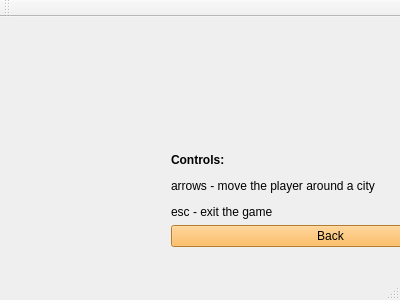
<?xml version="1.0" encoding="UTF-8"?>
<ui version="4.0">
 <class>MainMenuWindow</class>
 <widget class="QMainWindow" name="MainMenuWindow">
  <property name="geometry">
   <rect>
    <x>0</x>
    <y>0</y>
    <width>400</width>
    <height>300</height>
   </rect>
  </property>
  <property name="windowTitle">
   <string>MainMenuWindow</string>
  </property>
  <widget class="QWidget" name="centralWidget">
   <widget class="QStackedWidget" name="stackedWidget">
    <property name="geometry">
     <rect>
      <x>0</x>
      <y>0</y>
      <width>401</width>
      <height>261</height>
     </rect>
    </property>
    <property name="currentIndex">
     <number>1</number>
    </property>
    <widget class="QWidget" name="page">
     <widget class="QWidget" name="verticalLayoutWidget">
      <property name="geometry">
       <rect>
        <x>270</x>
        <y>40</y>
        <width>111</width>
        <height>199</height>
       </rect>
      </property>
      <layout class="QVBoxLayout" name="verticalLayout">
       <property name="spacing">
        <number>20</number>
       </property>
       <item>
        <widget class="QLabel" name="labelOptions">
         <property name="text">
          <string>Options</string>
         </property>
        </widget>
       </item>
       <item>
        <widget class="QPushButton" name="play">
         <property name="styleSheet">
          <string notr="true">background-color: rgb(114, 159, 207);</string>
         </property>
         <property name="text">
          <string>Play</string>
         </property>
        </widget>
       </item>
       <item>
        <widget class="QPushButton" name="controls">
         <property name="styleSheet">
          <string notr="true">background-color: rgb(52, 101, 164);</string>
         </property>
         <property name="text">
          <string>Controls</string>
         </property>
        </widget>
       </item>
       <item>
        <widget class="QPushButton" name="howToPlay">
         <property name="styleSheet">
          <string notr="true">background-color: rgb(32, 74, 135);</string>
         </property>
         <property name="text">
          <string>How to play</string>
         </property>
        </widget>
       </item>
       <item>
        <widget class="QPushButton" name="quit">
         <property name="text">
          <string>Quit</string>
         </property>
        </widget>
       </item>
      </layout>
     </widget>
    </widget>
    <widget class="QWidget" name="page_2">
     <property name="palette">
      <palette>
       <active>
        <colorrole role="WindowText">
         <brush brushstyle="SolidPattern">
          <color alpha="255">
           <red>0</red>
           <green>0</green>
           <blue>0</blue>
          </color>
         </brush>
        </colorrole>
        <colorrole role="Button">
         <brush brushstyle="SolidPattern">
          <color alpha="255">
           <red>238</red>
           <green>238</green>
           <blue>236</blue>
          </color>
         </brush>
        </colorrole>
        <colorrole role="Light">
         <brush brushstyle="SolidPattern">
          <color alpha="255">
           <red>255</red>
           <green>255</green>
           <blue>255</blue>
          </color>
         </brush>
        </colorrole>
        <colorrole role="Midlight">
         <brush brushstyle="SolidPattern">
          <color alpha="255">
           <red>246</red>
           <green>246</green>
           <blue>245</blue>
          </color>
         </brush>
        </colorrole>
        <colorrole role="Dark">
         <brush brushstyle="SolidPattern">
          <color alpha="255">
           <red>119</red>
           <green>119</green>
           <blue>118</blue>
          </color>
         </brush>
        </colorrole>
        <colorrole role="Mid">
         <brush brushstyle="SolidPattern">
          <color alpha="255">
           <red>159</red>
           <green>159</green>
           <blue>157</blue>
          </color>
         </brush>
        </colorrole>
        <colorrole role="Text">
         <brush brushstyle="SolidPattern">
          <color alpha="255">
           <red>0</red>
           <green>0</green>
           <blue>0</blue>
          </color>
         </brush>
        </colorrole>
        <colorrole role="BrightText">
         <brush brushstyle="SolidPattern">
          <color alpha="255">
           <red>255</red>
           <green>255</green>
           <blue>255</blue>
          </color>
         </brush>
        </colorrole>
        <colorrole role="ButtonText">
         <brush brushstyle="SolidPattern">
          <color alpha="255">
           <red>0</red>
           <green>0</green>
           <blue>0</blue>
          </color>
         </brush>
        </colorrole>
        <colorrole role="Base">
         <brush brushstyle="SolidPattern">
          <color alpha="255">
           <red>255</red>
           <green>255</green>
           <blue>255</blue>
          </color>
         </brush>
        </colorrole>
        <colorrole role="Window">
         <brush brushstyle="SolidPattern">
          <color alpha="255">
           <red>238</red>
           <green>238</green>
           <blue>236</blue>
          </color>
         </brush>
        </colorrole>
        <colorrole role="Shadow">
         <brush brushstyle="SolidPattern">
          <color alpha="255">
           <red>0</red>
           <green>0</green>
           <blue>0</blue>
          </color>
         </brush>
        </colorrole>
        <colorrole role="AlternateBase">
         <brush brushstyle="SolidPattern">
          <color alpha="255">
           <red>246</red>
           <green>246</green>
           <blue>245</blue>
          </color>
         </brush>
        </colorrole>
        <colorrole role="ToolTipBase">
         <brush brushstyle="SolidPattern">
          <color alpha="255">
           <red>255</red>
           <green>255</green>
           <blue>220</blue>
          </color>
         </brush>
        </colorrole>
        <colorrole role="ToolTipText">
         <brush brushstyle="SolidPattern">
          <color alpha="255">
           <red>0</red>
           <green>0</green>
           <blue>0</blue>
          </color>
         </brush>
        </colorrole>
        <colorrole role="PlaceholderText">
         <brush brushstyle="SolidPattern">
          <color alpha="128">
           <red>0</red>
           <green>0</green>
           <blue>0</blue>
          </color>
         </brush>
        </colorrole>
       </active>
       <inactive>
        <colorrole role="WindowText">
         <brush brushstyle="SolidPattern">
          <color alpha="255">
           <red>0</red>
           <green>0</green>
           <blue>0</blue>
          </color>
         </brush>
        </colorrole>
        <colorrole role="Button">
         <brush brushstyle="SolidPattern">
          <color alpha="255">
           <red>238</red>
           <green>238</green>
           <blue>236</blue>
          </color>
         </brush>
        </colorrole>
        <colorrole role="Light">
         <brush brushstyle="SolidPattern">
          <color alpha="255">
           <red>255</red>
           <green>255</green>
           <blue>255</blue>
          </color>
         </brush>
        </colorrole>
        <colorrole role="Midlight">
         <brush brushstyle="SolidPattern">
          <color alpha="255">
           <red>246</red>
           <green>246</green>
           <blue>245</blue>
          </color>
         </brush>
        </colorrole>
        <colorrole role="Dark">
         <brush brushstyle="SolidPattern">
          <color alpha="255">
           <red>119</red>
           <green>119</green>
           <blue>118</blue>
          </color>
         </brush>
        </colorrole>
        <colorrole role="Mid">
         <brush brushstyle="SolidPattern">
          <color alpha="255">
           <red>159</red>
           <green>159</green>
           <blue>157</blue>
          </color>
         </brush>
        </colorrole>
        <colorrole role="Text">
         <brush brushstyle="SolidPattern">
          <color alpha="255">
           <red>0</red>
           <green>0</green>
           <blue>0</blue>
          </color>
         </brush>
        </colorrole>
        <colorrole role="BrightText">
         <brush brushstyle="SolidPattern">
          <color alpha="255">
           <red>255</red>
           <green>255</green>
           <blue>255</blue>
          </color>
         </brush>
        </colorrole>
        <colorrole role="ButtonText">
         <brush brushstyle="SolidPattern">
          <color alpha="255">
           <red>0</red>
           <green>0</green>
           <blue>0</blue>
          </color>
         </brush>
        </colorrole>
        <colorrole role="Base">
         <brush brushstyle="SolidPattern">
          <color alpha="255">
           <red>255</red>
           <green>255</green>
           <blue>255</blue>
          </color>
         </brush>
        </colorrole>
        <colorrole role="Window">
         <brush brushstyle="SolidPattern">
          <color alpha="255">
           <red>238</red>
           <green>238</green>
           <blue>236</blue>
          </color>
         </brush>
        </colorrole>
        <colorrole role="Shadow">
         <brush brushstyle="SolidPattern">
          <color alpha="255">
           <red>0</red>
           <green>0</green>
           <blue>0</blue>
          </color>
         </brush>
        </colorrole>
        <colorrole role="AlternateBase">
         <brush brushstyle="SolidPattern">
          <color alpha="255">
           <red>246</red>
           <green>246</green>
           <blue>245</blue>
          </color>
         </brush>
        </colorrole>
        <colorrole role="ToolTipBase">
         <brush brushstyle="SolidPattern">
          <color alpha="255">
           <red>255</red>
           <green>255</green>
           <blue>220</blue>
          </color>
         </brush>
        </colorrole>
        <colorrole role="ToolTipText">
         <brush brushstyle="SolidPattern">
          <color alpha="255">
           <red>0</red>
           <green>0</green>
           <blue>0</blue>
          </color>
         </brush>
        </colorrole>
        <colorrole role="PlaceholderText">
         <brush brushstyle="SolidPattern">
          <color alpha="128">
           <red>0</red>
           <green>0</green>
           <blue>0</blue>
          </color>
         </brush>
        </colorrole>
       </inactive>
       <disabled>
        <colorrole role="WindowText">
         <brush brushstyle="SolidPattern">
          <color alpha="255">
           <red>119</red>
           <green>119</green>
           <blue>118</blue>
          </color>
         </brush>
        </colorrole>
        <colorrole role="Button">
         <brush brushstyle="SolidPattern">
          <color alpha="255">
           <red>238</red>
           <green>238</green>
           <blue>236</blue>
          </color>
         </brush>
        </colorrole>
        <colorrole role="Light">
         <brush brushstyle="SolidPattern">
          <color alpha="255">
           <red>255</red>
           <green>255</green>
           <blue>255</blue>
          </color>
         </brush>
        </colorrole>
        <colorrole role="Midlight">
         <brush brushstyle="SolidPattern">
          <color alpha="255">
           <red>246</red>
           <green>246</green>
           <blue>245</blue>
          </color>
         </brush>
        </colorrole>
        <colorrole role="Dark">
         <brush brushstyle="SolidPattern">
          <color alpha="255">
           <red>119</red>
           <green>119</green>
           <blue>118</blue>
          </color>
         </brush>
        </colorrole>
        <colorrole role="Mid">
         <brush brushstyle="SolidPattern">
          <color alpha="255">
           <red>159</red>
           <green>159</green>
           <blue>157</blue>
          </color>
         </brush>
        </colorrole>
        <colorrole role="Text">
         <brush brushstyle="SolidPattern">
          <color alpha="255">
           <red>119</red>
           <green>119</green>
           <blue>118</blue>
          </color>
         </brush>
        </colorrole>
        <colorrole role="BrightText">
         <brush brushstyle="SolidPattern">
          <color alpha="255">
           <red>255</red>
           <green>255</green>
           <blue>255</blue>
          </color>
         </brush>
        </colorrole>
        <colorrole role="ButtonText">
         <brush brushstyle="SolidPattern">
          <color alpha="255">
           <red>119</red>
           <green>119</green>
           <blue>118</blue>
          </color>
         </brush>
        </colorrole>
        <colorrole role="Base">
         <brush brushstyle="SolidPattern">
          <color alpha="255">
           <red>238</red>
           <green>238</green>
           <blue>236</blue>
          </color>
         </brush>
        </colorrole>
        <colorrole role="Window">
         <brush brushstyle="SolidPattern">
          <color alpha="255">
           <red>238</red>
           <green>238</green>
           <blue>236</blue>
          </color>
         </brush>
        </colorrole>
        <colorrole role="Shadow">
         <brush brushstyle="SolidPattern">
          <color alpha="255">
           <red>0</red>
           <green>0</green>
           <blue>0</blue>
          </color>
         </brush>
        </colorrole>
        <colorrole role="AlternateBase">
         <brush brushstyle="SolidPattern">
          <color alpha="255">
           <red>238</red>
           <green>238</green>
           <blue>236</blue>
          </color>
         </brush>
        </colorrole>
        <colorrole role="ToolTipBase">
         <brush brushstyle="SolidPattern">
          <color alpha="255">
           <red>255</red>
           <green>255</green>
           <blue>220</blue>
          </color>
         </brush>
        </colorrole>
        <colorrole role="ToolTipText">
         <brush brushstyle="SolidPattern">
          <color alpha="255">
           <red>0</red>
           <green>0</green>
           <blue>0</blue>
          </color>
         </brush>
        </colorrole>
        <colorrole role="PlaceholderText">
         <brush brushstyle="SolidPattern">
          <color alpha="128">
           <red>0</red>
           <green>0</green>
           <blue>0</blue>
          </color>
         </brush>
        </colorrole>
       </disabled>
      </palette>
     </property>
     <property name="styleSheet">
      <string notr="true"/>
     </property>
     <widget class="QWidget" name="verticalLayoutWidget_2">
      <property name="geometry">
       <rect>
        <x>160</x>
        <y>0</y>
        <width>341</width>
        <height>241</height>
       </rect>
      </property>
      <layout class="QVBoxLayout" name="verticalLayout_2">
       <item>
        <spacer name="verticalSpacer">
         <property name="orientation">
          <enum>Qt::Vertical</enum>
         </property>
         <property name="sizeHint" stdset="0">
          <size>
           <width>20</width>
           <height>40</height>
          </size>
         </property>
        </spacer>
       </item>
       <item>
        <widget class="QLabel" name="label_3">
         <property name="styleSheet">
          <string notr="true">background-color: rgbrgb(211, 215, 207);</string>
         </property>
         <property name="text">
          <string>&lt;html&gt;&lt;head/&gt;&lt;body&gt;&lt;p&gt;&lt;span style=&quot; font-weight:600;&quot;&gt;Controls:&lt;/span&gt;&lt;/p&gt;&lt;p&gt;arrows - move the player around a city&lt;/p&gt;&lt;p&gt;esc - exit the game&lt;/p&gt;&lt;/body&gt;&lt;/html&gt;</string>
         </property>
        </widget>
       </item>
       <item>
        <widget class="QPushButton" name="btnBack">
         <property name="styleSheet">
          <string notr="true">background-color: rgb(252, 175, 62);</string>
         </property>
         <property name="text">
          <string>Back</string>
         </property>
        </widget>
       </item>
      </layout>
     </widget>
    </widget>
    <widget class="QWidget" name="page_3">
     <widget class="QLabel" name="label_2">
      <property name="geometry">
       <rect>
        <x>120</x>
        <y>70</y>
        <width>111</width>
        <height>17</height>
       </rect>
      </property>
      <property name="text">
       <string>How to play</string>
      </property>
     </widget>
    </widget>
    <widget class="QWidget" name="page_4"/>
   </widget>
  </widget>
  <widget class="QMenuBar" name="menuBar">
   <property name="geometry">
    <rect>
     <x>0</x>
     <y>0</y>
     <width>400</width>
     <height>22</height>
    </rect>
   </property>
  </widget>
  <widget class="QToolBar" name="mainToolBar">
   <attribute name="toolBarArea">
    <enum>TopToolBarArea</enum>
   </attribute>
   <attribute name="toolBarBreak">
    <bool>false</bool>
   </attribute>
  </widget>
  <widget class="QStatusBar" name="statusBar"/>
 </widget>
 <layoutdefault spacing="6" margin="11"/>
 <resources/>
 <connections/>
</ui>
